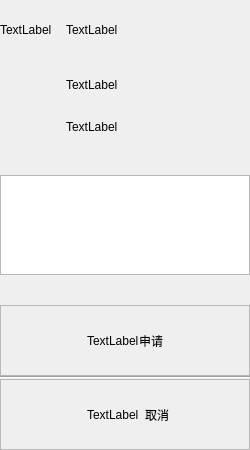
<?xml version="1.0" encoding="UTF-8"?>
<ui version="4.0">
 <class>add_friend_widgetClass</class>
 <widget class="QWidget" name="add_friend_widgetClass">
  <property name="geometry">
   <rect>
    <x>0</x>
    <y>0</y>
    <width>250</width>
    <height>450</height>
   </rect>
  </property>
  <property name="sizePolicy">
   <sizepolicy hsizetype="Fixed" vsizetype="Fixed">
    <horstretch>0</horstretch>
    <verstretch>0</verstretch>
   </sizepolicy>
  </property>
  <property name="minimumSize">
   <size>
    <width>250</width>
    <height>450</height>
   </size>
  </property>
  <property name="maximumSize">
   <size>
    <width>250</width>
    <height>450</height>
   </size>
  </property>
  <property name="windowTitle">
   <string>add_friend_widget</string>
  </property>
  <layout class="QVBoxLayout" name="verticalLayout">
   <property name="spacing">
    <number>0</number>
   </property>
   <property name="leftMargin">
    <number>0</number>
   </property>
   <property name="topMargin">
    <number>0</number>
   </property>
   <property name="rightMargin">
    <number>0</number>
   </property>
   <property name="bottomMargin">
    <number>0</number>
   </property>
   <item>
    <widget class="QWidget" name="user_info_display_widget" native="true">
     <layout class="QVBoxLayout" name="verticalLayout_2">
      <property name="spacing">
       <number>0</number>
      </property>
      <property name="leftMargin">
       <number>0</number>
      </property>
      <property name="topMargin">
       <number>0</number>
      </property>
      <property name="rightMargin">
       <number>0</number>
      </property>
      <property name="bottomMargin">
       <number>0</number>
      </property>
      <item>
       <layout class="QGridLayout" name="gridLayout">
        <item row="1" column="1">
         <widget class="QLabel" name="user_id">
          <property name="text">
           <string>TextLabel</string>
          </property>
         </widget>
        </item>
        <item row="2" column="0">
         <spacer name="horizontalSpacer">
          <property name="orientation">
           <enum>Qt::Orientation::Horizontal</enum>
          </property>
          <property name="sizeType">
           <enum>QSizePolicy::Policy::Fixed</enum>
          </property>
          <property name="sizeHint" stdset="0">
           <size>
            <width>30</width>
            <height>20</height>
           </size>
          </property>
         </spacer>
        </item>
        <item row="0" column="0">
         <widget class="QLabel" name="user_icon">
          <property name="sizePolicy">
           <sizepolicy hsizetype="Fixed" vsizetype="Fixed">
            <horstretch>0</horstretch>
            <verstretch>0</verstretch>
           </sizepolicy>
          </property>
          <property name="minimumSize">
           <size>
            <width>60</width>
            <height>60</height>
           </size>
          </property>
          <property name="maximumSize">
           <size>
            <width>60</width>
            <height>60</height>
           </size>
          </property>
          <property name="text">
           <string>TextLabel</string>
          </property>
         </widget>
        </item>
        <item row="2" column="1">
         <widget class="QLabel" name="user_infomation">
          <property name="text">
           <string>TextLabel</string>
          </property>
         </widget>
        </item>
        <item row="0" column="1">
         <widget class="QLabel" name="user_name">
          <property name="text">
           <string>TextLabel</string>
          </property>
         </widget>
        </item>
        <item row="1" column="0">
         <spacer name="verticalSpacer">
          <property name="orientation">
           <enum>Qt::Orientation::Vertical</enum>
          </property>
          <property name="sizeType">
           <enum>QSizePolicy::Policy::Fixed</enum>
          </property>
          <property name="sizeHint" stdset="0">
           <size>
            <width>10</width>
            <height>10</height>
           </size>
          </property>
         </spacer>
        </item>
       </layout>
      </item>
     </layout>
    </widget>
   </item>
   <item>
    <widget class="QWidget" name="the_user_social_meadia_feed_widget" native="true">
     <layout class="QVBoxLayout" name="verticalLayout_4">
      <property name="spacing">
       <number>0</number>
      </property>
      <property name="leftMargin">
       <number>0</number>
      </property>
      <property name="topMargin">
       <number>0</number>
      </property>
      <property name="rightMargin">
       <number>0</number>
      </property>
      <property name="bottomMargin">
       <number>0</number>
      </property>
      <item>
       <layout class="QVBoxLayout" name="verticalLayout_3">
        <property name="spacing">
         <number>0</number>
        </property>
        <property name="leftMargin">
         <number>0</number>
        </property>
        <property name="topMargin">
         <number>0</number>
        </property>
        <property name="rightMargin">
         <number>0</number>
        </property>
        <property name="bottomMargin">
         <number>0</number>
        </property>
        <item>
         <spacer name="verticalSpacer_2">
          <property name="orientation">
           <enum>Qt::Orientation::Vertical</enum>
          </property>
          <property name="sizeType">
           <enum>QSizePolicy::Policy::Fixed</enum>
          </property>
          <property name="sizeHint" stdset="0">
           <size>
            <width>20</width>
            <height>30</height>
           </size>
          </property>
         </spacer>
        </item>
        <item>
         <widget class="QWidget" name="applcation_message_widget" native="true">
          <layout class="QVBoxLayout" name="verticalLayout_8">
           <property name="leftMargin">
            <number>0</number>
           </property>
           <property name="topMargin">
            <number>0</number>
           </property>
           <property name="rightMargin">
            <number>0</number>
           </property>
           <property name="bottomMargin">
            <number>0</number>
           </property>
           <item>
            <widget class="QTextEdit" name="applcation_message">
             <property name="sizePolicy">
              <sizepolicy hsizetype="Expanding" vsizetype="Fixed">
               <horstretch>0</horstretch>
               <verstretch>0</verstretch>
              </sizepolicy>
             </property>
             <property name="minimumSize">
              <size>
               <width>0</width>
               <height>100</height>
              </size>
             </property>
             <property name="maximumSize">
              <size>
               <width>16777215</width>
               <height>100</height>
              </size>
             </property>
            </widget>
           </item>
          </layout>
         </widget>
        </item>
        <item>
         <spacer name="verticalSpacer_3">
          <property name="orientation">
           <enum>Qt::Orientation::Vertical</enum>
          </property>
          <property name="sizeType">
           <enum>QSizePolicy::Policy::Fixed</enum>
          </property>
          <property name="sizeHint" stdset="0">
           <size>
            <width>20</width>
            <height>30</height>
           </size>
          </property>
         </spacer>
        </item>
       </layout>
      </item>
     </layout>
    </widget>
   </item>
   <item>
    <widget class="QWidget" name="add_varfiy_information_widget" native="true">
     <layout class="QVBoxLayout" name="verticalLayout_6">
      <property name="spacing">
       <number>0</number>
      </property>
      <property name="leftMargin">
       <number>0</number>
      </property>
      <property name="topMargin">
       <number>0</number>
      </property>
      <property name="rightMargin">
       <number>0</number>
      </property>
      <property name="bottomMargin">
       <number>0</number>
      </property>
      <item>
       <layout class="QVBoxLayout" name="verticalLayout_5">
        <property name="spacing">
         <number>0</number>
        </property>
        <property name="sizeConstraint">
         <enum>QLayout::SizeConstraint::SetDefaultConstraint</enum>
        </property>
        <item>
         <widget class="ClickedFrame" name="Button_Pass">
          <property name="frameShape">
           <enum>QFrame::Shape::StyledPanel</enum>
          </property>
          <property name="frameShadow">
           <enum>QFrame::Shadow::Raised</enum>
          </property>
          <layout class="QVBoxLayout" name="verticalLayout_7">
           <property name="spacing">
            <number>0</number>
           </property>
           <property name="leftMargin">
            <number>0</number>
           </property>
           <property name="topMargin">
            <number>0</number>
           </property>
           <property name="rightMargin">
            <number>0</number>
           </property>
           <property name="bottomMargin">
            <number>0</number>
           </property>
           <item>
            <layout class="QFormLayout" name="formLayout">
             <property name="labelAlignment">
              <set>Qt::AlignmentFlag::AlignCenter</set>
             </property>
             <property name="formAlignment">
              <set>Qt::AlignmentFlag::AlignCenter</set>
             </property>
             <property name="horizontalSpacing">
              <number>0</number>
             </property>
             <property name="verticalSpacing">
              <number>0</number>
             </property>
             <item row="0" column="1">
              <widget class="QLabel" name="label_6">
               <property name="sizePolicy">
                <sizepolicy hsizetype="Fixed" vsizetype="Fixed">
                 <horstretch>0</horstretch>
                 <verstretch>0</verstretch>
                </sizepolicy>
               </property>
               <property name="text">
                <string>申请</string>
               </property>
               <property name="alignment">
                <set>Qt::AlignmentFlag::AlignCenter</set>
               </property>
              </widget>
             </item>
             <item row="0" column="0">
              <widget class="QLabel" name="label_5">
               <property name="text">
                <string>TextLabel</string>
               </property>
              </widget>
             </item>
            </layout>
           </item>
          </layout>
         </widget>
        </item>
        <item>
         <widget class="Line" name="line">
          <property name="orientation">
           <enum>Qt::Orientation::Horizontal</enum>
          </property>
         </widget>
        </item>
        <item>
         <widget class="ClickedFrame" name="Button_Cancel">
          <property name="frameShape">
           <enum>QFrame::Shape::StyledPanel</enum>
          </property>
          <property name="frameShadow">
           <enum>QFrame::Shadow::Raised</enum>
          </property>
          <layout class="QHBoxLayout" name="horizontalLayout">
           <property name="spacing">
            <number>0</number>
           </property>
           <property name="leftMargin">
            <number>0</number>
           </property>
           <property name="topMargin">
            <number>0</number>
           </property>
           <property name="rightMargin">
            <number>0</number>
           </property>
           <property name="bottomMargin">
            <number>0</number>
           </property>
           <item>
            <layout class="QFormLayout" name="formLayout_2">
             <property name="labelAlignment">
              <set>Qt::AlignmentFlag::AlignCenter</set>
             </property>
             <property name="formAlignment">
              <set>Qt::AlignmentFlag::AlignCenter</set>
             </property>
             <item row="0" column="1">
              <widget class="QLabel" name="label_8">
               <property name="sizePolicy">
                <sizepolicy hsizetype="Fixed" vsizetype="Fixed">
                 <horstretch>0</horstretch>
                 <verstretch>0</verstretch>
                </sizepolicy>
               </property>
               <property name="text">
                <string>取消</string>
               </property>
               <property name="alignment">
                <set>Qt::AlignmentFlag::AlignCenter</set>
               </property>
              </widget>
             </item>
             <item row="0" column="0">
              <widget class="QLabel" name="label_7">
               <property name="text">
                <string>TextLabel</string>
               </property>
              </widget>
             </item>
            </layout>
           </item>
          </layout>
         </widget>
        </item>
       </layout>
      </item>
     </layout>
    </widget>
   </item>
  </layout>
 </widget>
 <layoutdefault spacing="6" margin="11"/>
 <customwidgets>
  <customwidget>
   <class>ClickedFrame</class>
   <extends>QFrame</extends>
   <header location="global">ClickedFrame.h</header>
   <container>1</container>
  </customwidget>
 </customwidgets>
 <resources/>
 <connections/>
</ui>
